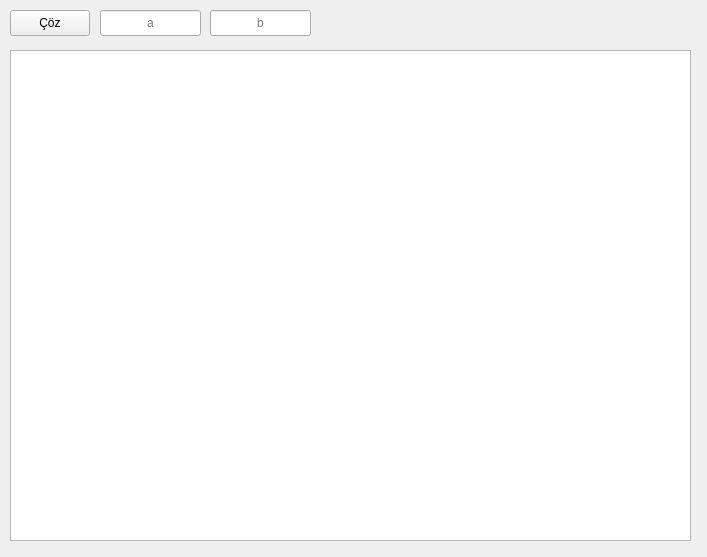
<?xml version="1.0" encoding="UTF-8"?>
<ui version="4.0">
 <class>Widget</class>
 <widget class="QWidget" name="Widget">
  <property name="geometry">
   <rect>
    <x>0</x>
    <y>0</y>
    <width>707</width>
    <height>557</height>
   </rect>
  </property>
  <property name="windowTitle">
   <string>Regula-False Yöntemi</string>
  </property>
  <widget class="QTableWidget" name="tableWidget">
   <property name="geometry">
    <rect>
     <x>10</x>
     <y>50</y>
     <width>681</width>
     <height>491</height>
    </rect>
   </property>
  </widget>
  <widget class="QPushButton" name="pushButton">
   <property name="geometry">
    <rect>
     <x>10</x>
     <y>10</y>
     <width>80</width>
     <height>26</height>
    </rect>
   </property>
   <property name="text">
    <string>Çöz</string>
   </property>
  </widget>
  <widget class="QLineEdit" name="le_a">
   <property name="geometry">
    <rect>
     <x>100</x>
     <y>10</y>
     <width>101</width>
     <height>26</height>
    </rect>
   </property>
   <property name="alignment">
    <set>Qt::AlignCenter</set>
   </property>
   <property name="placeholderText">
    <string>a</string>
   </property>
  </widget>
  <widget class="QLineEdit" name="le_b">
   <property name="geometry">
    <rect>
     <x>210</x>
     <y>10</y>
     <width>101</width>
     <height>26</height>
    </rect>
   </property>
   <property name="alignment">
    <set>Qt::AlignCenter</set>
   </property>
   <property name="placeholderText">
    <string>b</string>
   </property>
  </widget>
 </widget>
 <layoutdefault spacing="6" margin="11"/>
 <resources/>
 <connections/>
</ui>
